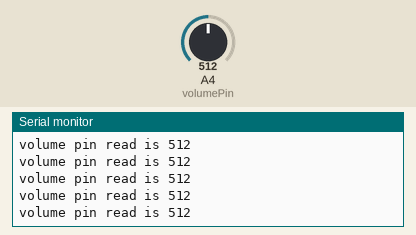
Simulated run of this sketch. Board: Arduino Uno, built with avr-gcc and run on an emulated ATmega328P. Shown: the last lines printed to the serial monitor. The test bench sets the inputs (shaded band); at power-on: A4 (volumePin) = 512.

Above: at 1.2 s.
1.3 s: A4 (volumePin) set to 108
At 1.8 s:
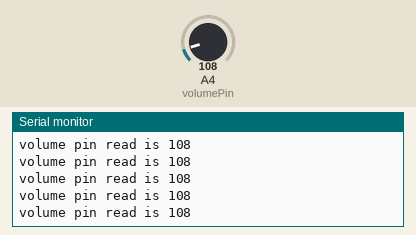
4.3 s: A4 (volumePin) set to 92
At 5.3 s:
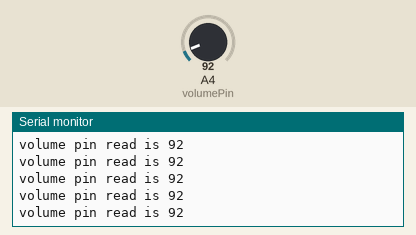
7.3 s: A4 (volumePin) set to 11
At 7.9 s:
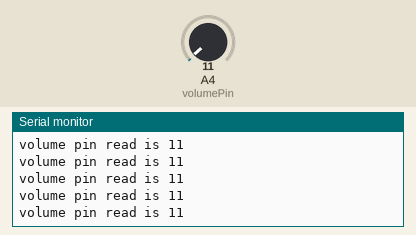
10.3 s: A4 (volumePin) set to 8
At 11.1 s:
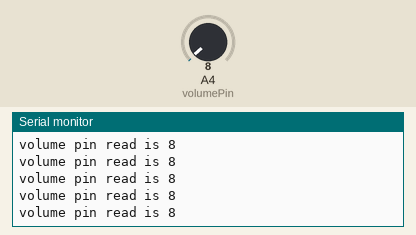
17.8 s: A4 (volumePin) set to 1010
At 18.6 s:
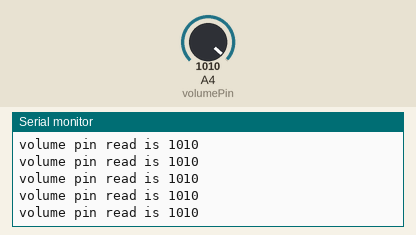
19.3 s: A4 (volumePin) set to 984
At 20.4 s:
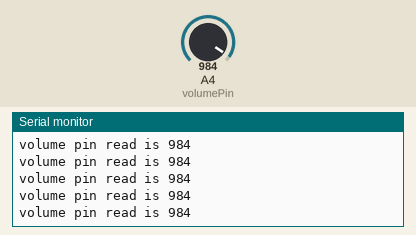
Timing chart, 0 to 22.3 s (numbered marks = the images above; inputs shaded):
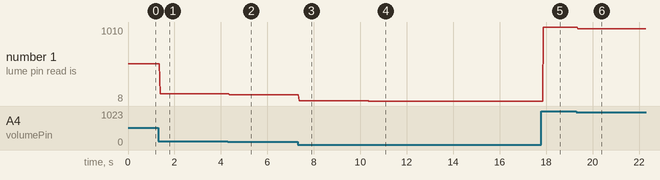

The sketch:

cookware-volume.ino
```cpp
int volumePin = A4;

void setup() {
    Serial.begin(9600);
    pinMode(volumePin, INPUT);

}

void loop() {
  // put your main code here, to run repeatedly:
  serialOutVolume(volumePin);
  delay(15);
}

void serialOutVolume(int volpin) {
  int ar = analogRead(volpin);
  Serial.print("\nvolume pin read is ");
  Serial.println(ar);
}
```

Measured:
- after the input at 1.3 s, the serial monitor: prints a new line after 0.08 s (image 1)
- after the input at 4.3 s, the serial monitor: prints a new line after 0.07 s (image 2)
- after the input at 7.3 s, the serial monitor: prints a new line after 0.06 s (image 3)
- after the input at 10.3 s, the serial monitor: prints a new line after 0.06 s (image 4)
- after the input at 17.8 s, the serial monitor: prints a new line after 0.07 s (image 5)
- after the input at 19.3 s, the serial monitor: prints a new line after 0.06 s (image 6)
- plotted number 1: 512 → 108 after the input at 1.3 s, 108 → 92 after the input at 4.3 s, 92 → 11 after the input at 7.3 s, 11 → 8 after the input at 10.3 s, 8 → 1010 after the input at 17.8 s
